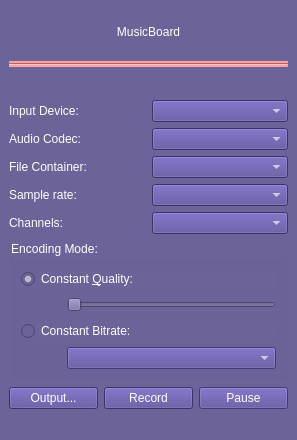
<?xml version="1.0" encoding="UTF-8"?>
<ui version="4.0">
 <class>AudioRecorder</class>
 <widget class="QMainWindow" name="AudioRecorder">
  <property name="windowModality">
   <enum>Qt::NonModal</enum>
  </property>
  <property name="geometry">
   <rect>
    <x>0</x>
    <y>0</y>
    <width>297</width>
    <height>440</height>
   </rect>
  </property>
  <property name="sizePolicy">
   <sizepolicy hsizetype="Preferred" vsizetype="Preferred">
    <horstretch>0</horstretch>
    <verstretch>0</verstretch>
   </sizepolicy>
  </property>
  <property name="minimumSize">
   <size>
    <width>297</width>
    <height>389</height>
   </size>
  </property>
  <property name="maximumSize">
   <size>
    <width>297</width>
    <height>440</height>
   </size>
  </property>
  <property name="cursor">
   <cursorShape>UpArrowCursor</cursorShape>
  </property>
  <property name="windowTitle">
   <string>MusicBoard Rec</string>
  </property>
  <property name="windowIcon">
   <iconset resource="res.qrc">
    <normaloff>:/pictures/MBIco.png</normaloff>:/pictures/MBIco.png</iconset>
  </property>
  <property name="layoutDirection">
   <enum>Qt::LeftToRight</enum>
  </property>
  <property name="styleSheet">
   <string notr="true">color: rgb(255, 255, 255);
background-color: rgb(108, 99, 153);
/*background-color: qlineargradient(spread:reflect, x1:0.527, y1:0.483364, x2:0, y2:1, stop:0.383085 rgba(122, 84, 210, 255), stop:0.920398 rgba(132, 107, 252, 255), stop:1 rgba(255, 255, 255, 255));*/</string>
  </property>
  <widget class="QWidget" name="centralwidget">
   <layout class="QGridLayout" name="gridLayout_3">
    <item row="4" column="0" colspan="3">
     <layout class="QGridLayout" name="gridLayout_2">
      <item row="4" column="1">
       <widget class="QComboBox" name="channelsBox">
        <property name="styleSheet">
         <string notr="true">color: rgb(255, 255, 255);
background-color: rgb(83, 68, 150);</string>
        </property>
       </widget>
      </item>
      <item row="1" column="0">
       <widget class="QLabel" name="label_2">
        <property name="styleSheet">
         <string notr="true">color: rgb(255, 255, 255);
background-color: rgba(255, 255, 255, 0);</string>
        </property>
        <property name="text">
         <string>Audio Codec:</string>
        </property>
       </widget>
      </item>
      <item row="4" column="0">
       <widget class="QLabel" name="label_5">
        <property name="styleSheet">
         <string notr="true">color: rgb(255, 255, 255);
background-color: rgba(255, 255, 255, 0);</string>
        </property>
        <property name="text">
         <string>Channels:</string>
        </property>
       </widget>
      </item>
      <item row="0" column="1">
       <widget class="QComboBox" name="audioDeviceBox">
        <property name="sizePolicy">
         <sizepolicy hsizetype="Ignored" vsizetype="Fixed">
          <horstretch>0</horstretch>
          <verstretch>0</verstretch>
         </sizepolicy>
        </property>
        <property name="styleSheet">
         <string notr="true">color: rgb(255, 255, 255);
background-color: rgb(83, 68, 150);</string>
        </property>
       </widget>
      </item>
      <item row="1" column="1">
       <widget class="QComboBox" name="audioCodecBox">
        <property name="styleSheet">
         <string notr="true">color: rgb(255, 255, 255);
background-color: rgb(83, 68, 150);</string>
        </property>
       </widget>
      </item>
      <item row="3" column="0">
       <widget class="QLabel" name="label_4">
        <property name="styleSheet">
         <string notr="true">color: rgb(255, 255, 255);
background-color: rgba(255, 255, 255, 0);</string>
        </property>
        <property name="text">
         <string>Sample rate:</string>
        </property>
       </widget>
      </item>
      <item row="2" column="0">
       <widget class="QLabel" name="label_3">
        <property name="styleSheet">
         <string notr="true">color: rgb(255, 255, 255);
background-color: rgba(255, 255, 255, 0);</string>
        </property>
        <property name="text">
         <string>File Container:</string>
        </property>
       </widget>
      </item>
      <item row="3" column="1">
       <widget class="QComboBox" name="sampleRateBox">
        <property name="styleSheet">
         <string notr="true">color: rgb(255, 255, 255);
background-color: rgb(83, 68, 150);</string>
        </property>
       </widget>
      </item>
      <item row="2" column="1">
       <widget class="QComboBox" name="containerBox">
        <property name="styleSheet">
         <string notr="true">color: rgb(255, 255, 255);
background-color: rgb(83, 68, 150);</string>
        </property>
       </widget>
      </item>
      <item row="0" column="0">
       <widget class="QLabel" name="label">
        <property name="sizePolicy">
         <sizepolicy hsizetype="Ignored" vsizetype="Ignored">
          <horstretch>0</horstretch>
          <verstretch>0</verstretch>
         </sizepolicy>
        </property>
        <property name="styleSheet">
         <string notr="true">color: rgb(255, 255, 255);
background-color: rgba(255, 255, 255, 0);</string>
        </property>
        <property name="text">
         <string>Input Device:</string>
        </property>
       </widget>
      </item>
     </layout>
    </item>
    <item row="6" column="1">
     <widget class="QPushButton" name="recordButton">
      <property name="styleSheet">
       <string notr="true">color: rgb(255, 255, 255);
background-color: rgb(83, 68, 150);</string>
      </property>
      <property name="text">
       <string>Record</string>
      </property>
     </widget>
    </item>
    <item row="5" column="0" colspan="3">
     <widget class="QGroupBox" name="groupBox">
      <property name="styleSheet">
       <string notr="true">color: rgb(255, 255, 255);
background-color: rgb(108, 99, 153);</string>
      </property>
      <property name="title">
       <string>Encoding Mode:</string>
      </property>
      <layout class="QGridLayout" name="gridLayout">
       <item row="0" column="0" colspan="2">
        <widget class="QRadioButton" name="constantQualityRadioButton">
         <property name="text">
          <string>Constant &amp;Quality:</string>
         </property>
         <property name="checked">
          <bool>true</bool>
         </property>
        </widget>
       </item>
       <item row="1" column="0">
        <spacer name="horizontalSpacer_2">
         <property name="orientation">
          <enum>Qt::Horizontal</enum>
         </property>
         <property name="sizeType">
          <enum>QSizePolicy::Fixed</enum>
         </property>
         <property name="sizeHint" stdset="0">
          <size>
           <width>40</width>
           <height>20</height>
          </size>
         </property>
        </spacer>
       </item>
       <item row="1" column="1">
        <widget class="QSlider" name="qualitySlider">
         <property name="styleSheet">
          <string notr="true">QSlider {
selection-background-color: rgb(255, 255, 255);
}
 QSlider::handle:horizontal {
     height: 10px;

	/*background-image: url(:/pictures/Color_0.jpg);  img 
	image: url(:/pictures/Color_0.jpg);*/
	background-image: url(:/pictures/Slider14.png);
	image: url(:/pictures/Slider14.png);

    background-color: rgba(136, 138, 133, 0)
 }

</string>
         </property>
         <property name="orientation">
          <enum>Qt::Horizontal</enum>
         </property>
        </widget>
       </item>
       <item row="2" column="0" colspan="2">
        <widget class="QRadioButton" name="constantBitrateRadioButton">
         <property name="text">
          <string>Constant Bitrate:</string>
         </property>
        </widget>
       </item>
       <item row="3" column="0">
        <spacer name="horizontalSpacer">
         <property name="orientation">
          <enum>Qt::Horizontal</enum>
         </property>
         <property name="sizeType">
          <enum>QSizePolicy::Fixed</enum>
         </property>
         <property name="sizeHint" stdset="0">
          <size>
           <width>40</width>
           <height>20</height>
          </size>
         </property>
        </spacer>
       </item>
       <item row="3" column="1">
        <widget class="QComboBox" name="bitrateBox">
         <property name="enabled">
          <bool>false</bool>
         </property>
         <property name="styleSheet">
          <string notr="true">color: rgb(255, 255, 255);
background-color: rgb(83, 68, 150);</string>
         </property>
        </widget>
       </item>
      </layout>
     </widget>
    </item>
    <item row="6" column="2">
     <widget class="QPushButton" name="pauseButton">
      <property name="enabled">
       <bool>false</bool>
      </property>
      <property name="styleSheet">
       <string notr="true">color: rgb(255, 255, 255);
background-color: rgb(83, 68, 150);</string>
      </property>
      <property name="text">
       <string>Pause</string>
      </property>
     </widget>
    </item>
    <item row="6" column="0">
     <widget class="QPushButton" name="outputButton">
      <property name="styleSheet">
       <string notr="true">color: rgb(255, 255, 255);
background-color: rgb(83, 68, 150);</string>
      </property>
      <property name="text">
       <string>Output...</string>
      </property>
     </widget>
    </item>
    <item row="3" column="0" colspan="3">
     <layout class="QVBoxLayout" name="verticalLayout_2">
      <property name="sizeConstraint">
       <enum>QLayout::SetFixedSize</enum>
      </property>
      <property name="topMargin">
       <number>27</number>
      </property>
     </layout>
    </item>
    <item row="0" column="0" colspan="3">
     <widget class="QLabel" name="label_6">
      <property name="styleSheet">
       <string notr="true">color: rgb(255, 255, 255);
background-color: rgba(255, 255, 255, 0);</string>
      </property>
      <property name="text">
       <string>&lt;html&gt;&lt;head/&gt;&lt;body&gt;&lt;p align=&quot;center&quot;&gt;MusicBoard&lt;/p&gt;&lt;/body&gt;&lt;/html&gt;</string>
      </property>
     </widget>
    </item>
    <item row="1" column="0" colspan="3">
     <widget class="Line" name="line">
      <property name="minimumSize">
       <size>
        <width>0</width>
        <height>6</height>
       </size>
      </property>
      <property name="maximumSize">
       <size>
        <width>16777215</width>
        <height>6</height>
       </size>
      </property>
      <property name="styleSheet">
       <string notr="true">background-color: rgb(255, 159, 159);</string>
      </property>
      <property name="orientation">
       <enum>Qt::Horizontal</enum>
      </property>
     </widget>
    </item>
   </layout>
  </widget>
  <widget class="QStatusBar" name="statusbar"/>
 </widget>
 <resources>
  <include location="res.qrc"/>
 </resources>
 <connections>
  <connection>
   <sender>constantQualityRadioButton</sender>
   <signal>toggled(bool)</signal>
   <receiver>qualitySlider</receiver>
   <slot>setEnabled(bool)</slot>
   <hints>
    <hint type="sourcelabel">
     <x>113</x>
     <y>197</y>
    </hint>
    <hint type="destinationlabel">
     <x>115</x>
     <y>223</y>
    </hint>
   </hints>
  </connection>
  <connection>
   <sender>constantBitrateRadioButton</sender>
   <signal>toggled(bool)</signal>
   <receiver>bitrateBox</receiver>
   <slot>setEnabled(bool)</slot>
   <hints>
    <hint type="sourcelabel">
     <x>173</x>
     <y>259</y>
    </hint>
    <hint type="destinationlabel">
     <x>190</x>
     <y>291</y>
    </hint>
   </hints>
  </connection>
  <connection>
   <sender>outputButton</sender>
   <signal>clicked()</signal>
   <receiver>AudioRecorder</receiver>
   <slot>setOutputLocation()</slot>
   <hints>
    <hint type="sourcelabel">
     <x>46</x>
     <y>340</y>
    </hint>
    <hint type="destinationlabel">
     <x>6</x>
     <y>302</y>
    </hint>
   </hints>
  </connection>
  <connection>
   <sender>recordButton</sender>
   <signal>clicked()</signal>
   <receiver>AudioRecorder</receiver>
   <slot>toggleRecord()</slot>
   <hints>
    <hint type="sourcelabel">
     <x>191</x>
     <y>340</y>
    </hint>
    <hint type="destinationlabel">
     <x>113</x>
     <y>317</y>
    </hint>
   </hints>
  </connection>
  <connection>
   <sender>pauseButton</sender>
   <signal>clicked()</signal>
   <receiver>AudioRecorder</receiver>
   <slot>togglePause()</slot>
   <hints>
    <hint type="sourcelabel">
     <x>252</x>
     <y>334</y>
    </hint>
    <hint type="destinationlabel">
     <x>258</x>
     <y>346</y>
    </hint>
   </hints>
  </connection>
 </connections>
 <slots>
  <slot>setOutputLocation()</slot>
  <slot>toggleRecord()</slot>
  <slot>togglePause()</slot>
 </slots>
</ui>
